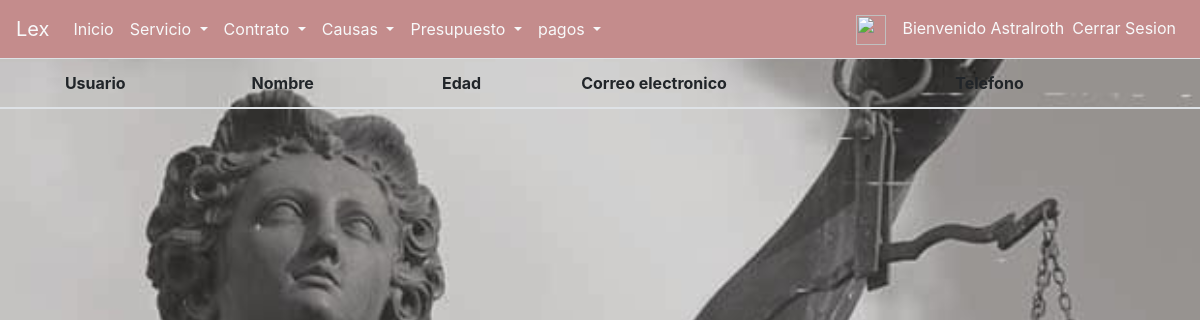
The page /contract/view/staff (signed in) on the database as committed earlier.
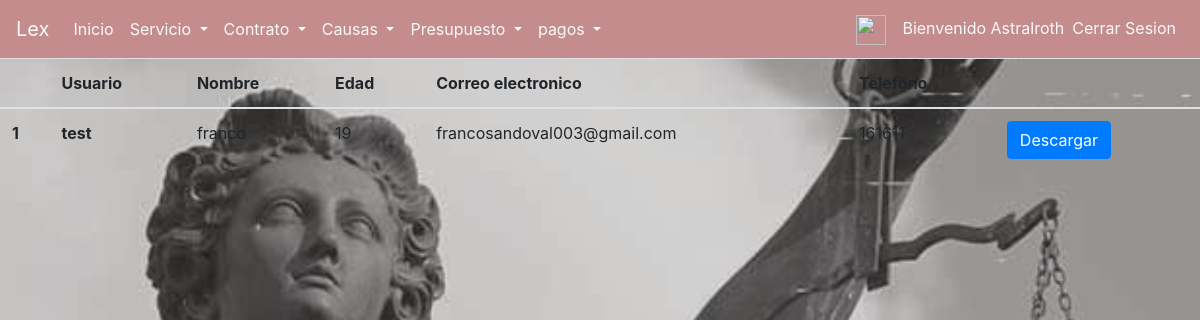
The same page on the database as committed later.
### core/models.py (models this page shows, shortened)
class Contrato(models.Model):
    abogado=models.ForeignKey('auth.User', on_delete=models.CASCADE, null=True)
    name=models.CharField(max_length=100)
    rut=models.CharField(max_length=10)
    age=models.IntegerField(null=True)
    email=models.EmailField(max_length=254)
    phone=models.CharField(max_length=12)
    files_boleta=models.FileField(null=True)
    files_causa=models.FileField(null=True)
    datetime=models.DateField(blank=True, null=True)
    type_service=models.CharField(max_length=30,blank=True, null=True)
    additional_service=models.CharField(max_length=30,blank=True, null=True)

### core/views.py (the view)
# urls.py: path('contract/view/staff', views.consultar_contratos_staff, name='contract_view_staff'),
def consultar_contratos_staff(request):
    contrato=Contrato.objects.select_related('abogado').all()
    return render(request, 'core/consultar_contratos.html',{'list':contrato})

### core/templates/core/consultar_contratos.html
{% extends 'core/base.html' %}
{% block content %}
<table class="table table-hover">
<thead>
        <tr>
            <th></th>
            {% if user.is_staff %}<th>Usuario</th>{% endif %}
            <th>Nombre</th>
            <th>Edad</th>
            <th>Correo electronico</th>
            <th>Telefono</th>
            <th></th>
        </tr>
    </thead>
    <tbody>
        {% for c in list %}
        <tr>
            <th scope="row">{{ c.id }} </th>
            {% if user.is_staff %}<th>{{c.abogado}}</th>{% endif %}
            <td>{{ c.name }}</td>
            <td>{{ c.age }}</td>
            <td>{{c.email}}</td>
            <td>{{c.phone}}</td>
            <td><a class="btn btn-primary" href="">Descargar</a></td>
        </tr>
        {% endfor %}
    </tbody>
</table>
{% endblock content %}

Rows that differ between the two databases and show on the page:
added Contrato: id "1", abogado "test", name "franco", age "19", email "francosandoval003@gmail.com", phone "161611"
